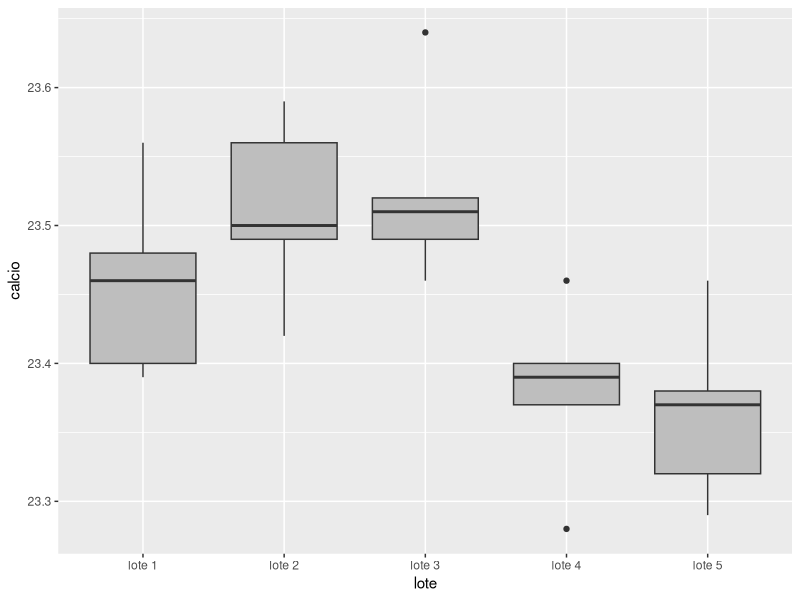
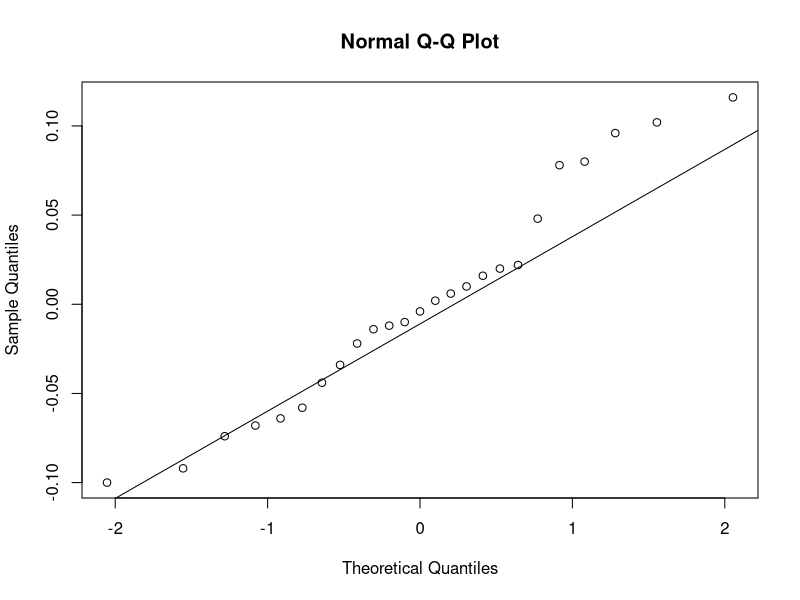

Write the R code that produced these figures, in order. (Note: this script raises an error after producing the figures.)
## ---- chunk 1
knitr::opts_chunk$set(echo = TRUE)
## ---- chunk 2

material <- data.frame(lote = c(rep('lote 1',5), rep('lote 2',5), rep('lote 3',5), rep('lote 4',5), rep('lote 5',5)),
                     calcio = c(23.46,23.48,23.56,23.39,23.40,23.59,23.56,23.42,23.49,23.50,23.51,23.64,23.46,23.52,23.49,23.28,23.40,23.37,23.46,23.39,23.29,23.46,23.37,23.32,23.38))

material$lote <- factor(material$lote)
## ---- chunk 3
library(ggplot2)

ggplot(data = material, mapping = aes(x = lote, y = calcio)) +
  geom_boxplot(fill = "grey")
## ---- chunk 4
anova <- aov(calcio ~ lote, data = material)

# normalidade dos resíduos
  # teste
shapiro.test(residuals(anova))
  # gráfico
qqnorm(residuals(anova))
qqline(residuals(anova))
## ---- chunk 5
# homocedasticidade da variância
  # teste
bartlett.test(calcio ~ lote, data = calcio)

  # gráfico
plot(x = fitted(anova), y = residuals(anova))
abline(h = 0)
## ---- chunk 6
summary(anova)
## ---- chunk 7
tukey <- HSD.test(y = anova, trt = 'lote')
tukey$groups
## ---- chunk 8
rm(list = ls())
circuito <- data.frame(tipo = c(rep(1,5), rep(2,5), rep(3,5)), tempo = c(9,12,10,8,15,20,21,23,17,30,6,5,8,16,7))
circuito$tipo <- factor(circuito$tipo)
## ---- chunk 9
library(ggplot2)
ggplot(data = circuito, mapping = aes(x = tipo, y = tempo)) + 
  geom_boxplot(fill = "grey")
## ---- chunk 10
anova <- aov(tempo ~ tipo, data = circuito)
shapiro.test(residuals(anova))
bartlett.test(tempo~tipo, data = circuito)
## ---- chunk 11
summary(anova)
tukey <- HSD.test(anova, trt = 'tipo')
tukey$groups
